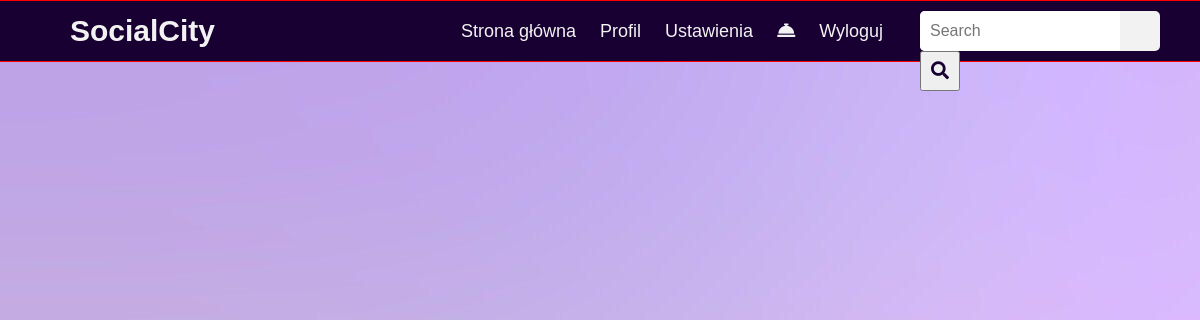
Before: /notifications/ (signed in) with the older database file.
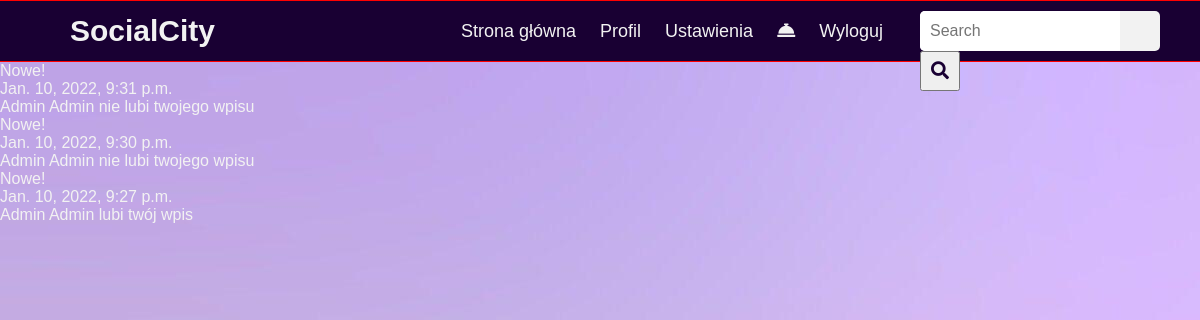
After: the same page with the newer database file.
### Accounts/models.py (models this page shows, shortened)
class Notification(models.Model):
    date = models.DateTimeField(auto_now=True)
    user = models.ForeignKey(User, on_delete=models.CASCADE)
    new = models.BooleanField(default=True)

class Action(models.Model):
    TYPE_CHOICES = [
        ('LIKE', 'Like'),
        ('DISLIKE', 'Dislike'),
        ('COMMENT', 'Comment'),
    ]
    user = models.ForeignKey(User, null=True, on_delete=models.CASCADE)
    notification = models.OneToOneField(Notification, null=True, on_delete=models.CASCADE)
    post = models.ForeignKey(Post, on_delete=models.CASCADE)
    type= models.CharField(max_length=50, choices=TYPE_CHOICES)

### Pages/views.py (the view)
# urls.py: path('notifications/', notification_page, name='notification_page'),
def notification_page(request):
    if not request.user.is_authenticated:
        return redirect('/landing')
    queryset = Notification.objects.filter(user=request.user).order_by('-date')
    context = {
        "queryset": queryset
    }
    return render(request, "notification_view.html", context)

### Pages/templates/notification_view.html
{%extends 'base.html'%}
{%block navbar%}
{%include "navbar.html" %}
{%endblock%}
{%block content%}
{%for instance in queryset%}
    {%if instance.new%}
    <p>Nowe!</p>
    {%endif%}
    <p>{{instance.date}}</p>
    {%if instance.request%}
        {{instance.request.user.first_name}} {{instance.request.user.last_name}} chce dodać Cię do znajomych
        <a href="{{instance.get_accept_url}}">Zaakceptuj</a>
        <a href="{{instance.get_decline_url}}">Odmów</a>
    {%elif instance.action%}
        {%if instance.action.type == 'LIKE'%}
            {{instance.action.user.first_name}} {{instance.action.user.last_name}} lubi twój wpis
        {%elif instance.action.type == 'DISLIKE'%}
            {{instance.action.user.first_name}} {{instance.action.user.last_name}} nie lubi twojego wpisu
        {%elif instance.action.type == 'COMMENT'%}
            {{instance.action.user.first_name}} {{instance.action.user.last_name}} skomentował twój wpis
        {%endif%}
    {%endif%}
{%endfor%}
{%endblock%}

Changed rows visible on the page:
added Notification: new "Nowe!", date "Jan. 10, 2022, 9:31 p.m.", action.user.first_name "Admin", action.user.last_name "Admin"
added Notification: new "Nowe!", date "Jan. 10, 2022, 9:30 p.m.", action.user.first_name "Admin", action.user.last_name "Admin"
added Notification: new "Nowe!", date "Jan. 10, 2022, 9:27 p.m.", action.user.first_name "Admin", action.user.last_name "Admin"
